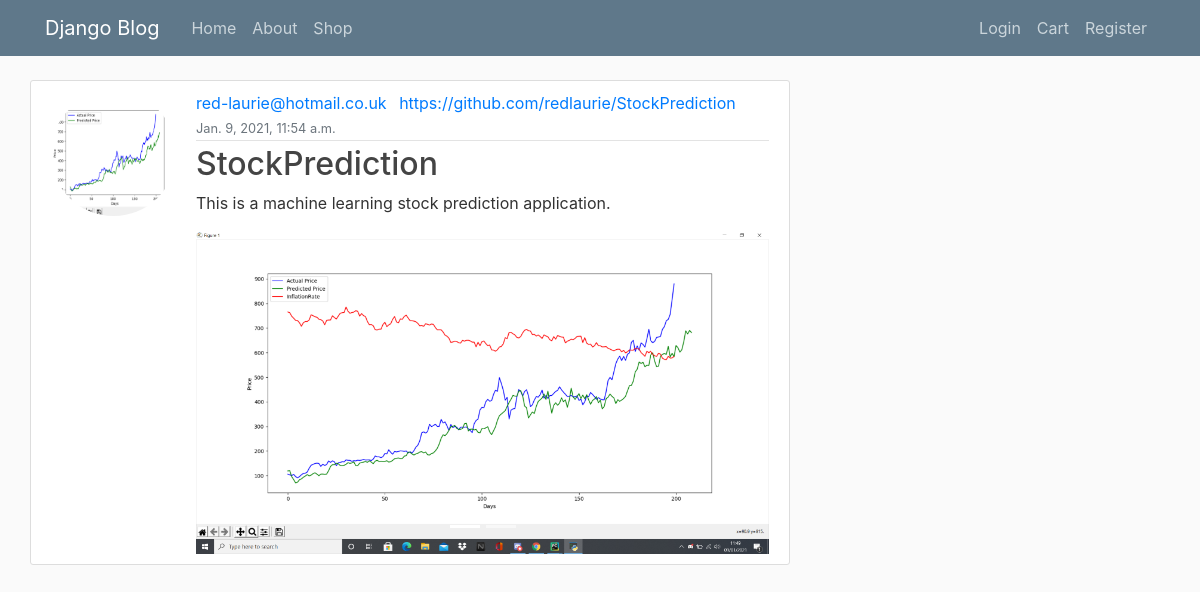
The app's page /post/4/ with its own data.
### blog/models.py (models this page shows, shortened)
class Post(models.Model):
    title = models.CharField(max_length=100)
    content = models.TextField()
    Link = models.TextField()
    date_posted = models.DateTimeField(default=timezone.now)
    author = models.ForeignKey(User, on_delete = models.CASCADE )
    image = models.ImageField(default='default.jpg', upload_to='project_pics')
    def __str__(self):
        return self.title

class postImages(models.Model):
    content = models.TextField()
    post = models.ForeignKey(Post, on_delete=models.CASCADE,related_name='images')
    image = models.ImageField(upload_to='media/')
    def __str__(self):
        return self.post.title

### blog/views.py (the view)
# urls.py: path('post/<int:pk>/',views.DetailView, name = 'post-detail'),
def DetailView(request,pk):
    post = get_object_or_404(Post,id=pk)
    print(post)
    photos = postImages.objects.filter(post=post)
    print(photos)
    context = {'post':post,'photos':photos, 'title': post}
    print(context)
    return render(request, 'Blog/post_detail.html',context)

### blog/Templates/Blog/post_detail.html (shortened to what this page needs)
{% extends "blog/base.html" %}
{% block content %}
        <article class="media content-section">
            <img class="rounded-circle account-img" id="currentPhoto" src="{{ post.image.url }}"
                 onerror="this.onerror=null; this.src='{{ post.author.profile.image.url }}'" alt="" width="100" height="120">
          <div class="media-body">
            <div class="article-metadata">
              <a class="mr-2" href="{% url 'profile_user' post.author.username %}">{{ post.author }}</a>
              <a class="mr-2" href="{{ post.Link }}">{{ post.Link }}</a>
              <small class="text-muted">{{ post.date_posted }}</small>
            </div>
            <h2 class="article-title"> {{ post.title }}</h2>
            <p class="article-content">{{ post.content }}</p>
                <div id="carousel-example-1z" class="carousel slide carousel-fade" data-ride="carousel">
                    <ol class="carousel-indicators">
                    {% for p in photos %}
                      <li data-target="#carousel-example-1z" data-slide-to="{{ forloop.counter0 }}" class="{% if forloop.counter0 == 0 %} active {% endif %}"></li>
                    {% endfor %}
                    </ol>
                    <div class="carousel-inner" role="listbox">
                      {% for p in photos %}
                      <div class="carousel-item {% if forloop.counter0 == 0 %} active {% endif %}">
                        <img class="d-block w-100" src="{{p.image.url}}"
                          alt="First slide">
                      </div>
                      {% endfor %}
                        <a class="carousel-control-prev" href="#carousel-example-1z" role="button" data-slide="prev">
                          <span class="carousel-control-prev-icon" aria-hidden="true"></span>
                        </a>
                        <a class="carousel-control-next" href="#carousel-example-1z" role="button" data-slide="next">
                          <span class="carousel-control-next-icon" aria-hidden="true"></span>
                        </a>
                      </div>
                </div>
          </div>
        </article>
{% endblock content %}

### blog/static/blog/main.css (style rules this page uses)
body { background: #fafafa; color: #333333; margin-top: 5rem; }
h1, h2, h3, h4, h5, h6 { color: #444444; }
.content-section { background: #ffffff; padding: 10px 20px; border: 1px solid #dddddd; border-radius: 3px; margin-bottom: 20px; }
.article-title { color: #444444; }
.article-content { white-space: pre-line; }
.article-metadata { padding-bottom: 1px; margin-bottom: 4px; border-bottom: 1px solid #e3e3e3 }
.account-img { height: 125px; width: 125px; margin-right: 20px; margin-bottom: 16px; }

### records on screen
Post: image (picture), author "red-laurie@hotmail.co.uk", Link "https://github.com/redlaurie/StockPrediction", date_posted "Jan. 9, 2021, 11:54 a.m.", title "StockPrediction", content "This is a machine learning stock prediction application."
postImages: image (picture)
